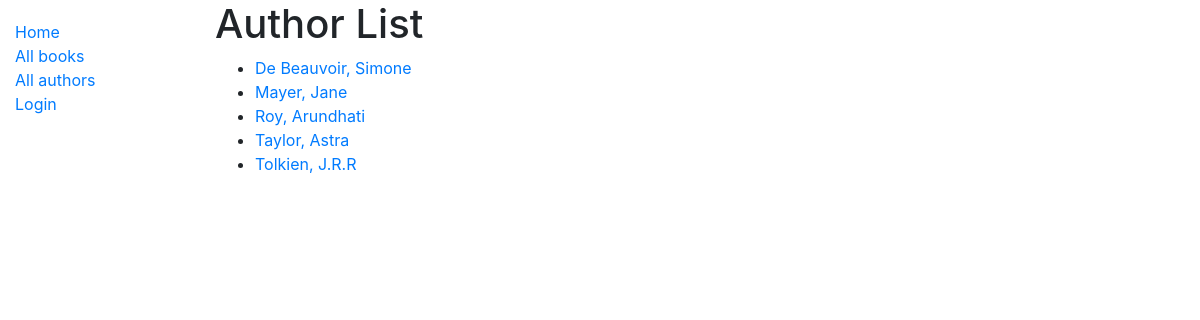
/catalog/author/, run on the app's committed database.
### catalog/models.py (models this page shows, shortened)
class Author(models.Model):
	first_name = models.CharField(max_length=100)
	last_name = models.CharField(max_length=100)
	date_of_birth = models.DateField(null=True, blank=True)
	date_of_death = models.DateField('died', null=True, blank=True)
	class Meta:
		ordering = ['last_name', 'first_name']
	def get_absolute_url(self):
		return reverse('author-detail', args=[str(self.id)])

### catalog/views.py (the view)
# urls.py: path('author/', views.AuthorListView.as_view(), name='author'),
class AuthorListView(generic.ListView):
	model = Author
	paginate_by = 10

### catalog/templates/catalog/author_list.html (shortened to what this page needs)
{% extends "base_generic.html" %}
{% block content %}
  <h1>Author List</h1>
  {% if author_list %}
  <ul>
    {% for author in author_list %}
      <li>
        <a href="{{ author.get_absolute_url }}">{{author.last_name}}, {{ author.first_name }}</a>
      </li>
    {% endfor %}
  </ul>
  {% else %}
    <p>There is no such author's work in the library.</p>
  {% endif %}
{% endblock %}

### data on the page
Author: last_name "De Beauvoir", first_name "Simone"
Author: last_name "Mayer", first_name "Jane"
Author: last_name "Roy", first_name "Arundhati"
Author: last_name "Taylor", first_name "Astra"
Author: last_name "Tolkien", first_name "J.R.R"
